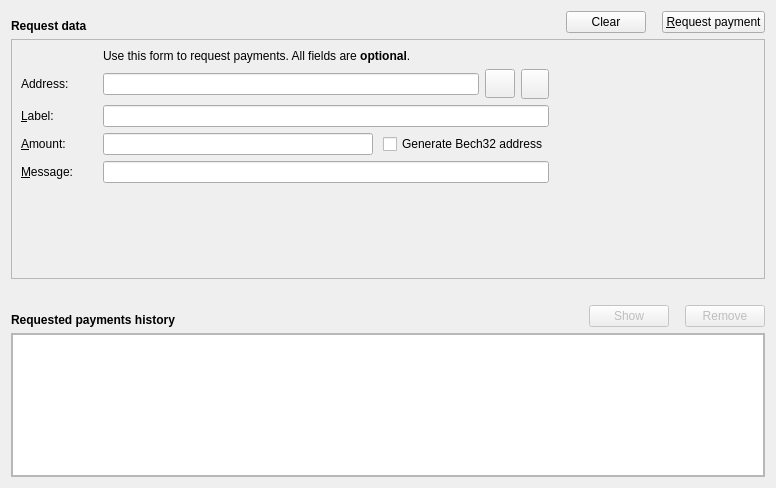
<?xml version="1.0" encoding="UTF-8"?>
<ui version="4.0">
 <class>ReceiveCoinsDialog</class>
 <widget class="QWidget" name="ReceiveCoinsDialog">
  <property name="geometry">
   <rect>
    <x>0</x>
    <y>0</y>
    <width>776</width>
    <height>488</height>
   </rect>
  </property>
  <layout class="QVBoxLayout" name="verticalLayout">
   <item>
    <layout class="QHBoxLayout" name="horizontalLayout">
     <item>
      <widget class="QLabel" name="label_7">
       <property name="font">
        <font>
         <weight>75</weight>
         <bold>true</bold>
        </font>
       </property>
       <property name="text">
        <string>Request data</string>
       </property>
       <property name="alignment">
        <set>Qt::AlignBottom|Qt::AlignLeading|Qt::AlignLeft</set>
       </property>
      </widget>
     </item>
     <item>
      <spacer name="horizontalSpacer_6">
       <property name="orientation">
        <enum>Qt::Horizontal</enum>
       </property>
       <property name="sizeType">
        <enum>QSizePolicy::Expanding</enum>
       </property>
       <property name="sizeHint" stdset="0">
        <size>
         <width>70</width>
         <height>20</height>
        </size>
       </property>
      </spacer>
     </item>
     <item>
      <widget class="QPushButton" name="clearButton">
       <property name="sizePolicy">
        <sizepolicy hsizetype="Minimum" vsizetype="Fixed">
         <horstretch>0</horstretch>
         <verstretch>0</verstretch>
        </sizepolicy>
       </property>
       <property name="toolTip">
        <string>Clear all fields of the form.</string>
       </property>
       <property name="text">
        <string>Clear</string>
       </property>
       <property name="icon">
        <iconset resource="../bitcoin.qrc">
         <normaloff>:/icons/remove</normaloff>:/icons/remove</iconset>
       </property>
       <property name="autoDefault">
        <bool>false</bool>
       </property>
      </widget>
     </item>
     <item>
      <spacer name="horizontalSpacer_5">
       <property name="orientation">
        <enum>Qt::Horizontal</enum>
       </property>
       <property name="sizeType">
        <enum>QSizePolicy::Fixed</enum>
       </property>
       <property name="sizeHint" stdset="0">
        <size>
         <width>10</width>
         <height>20</height>
        </size>
       </property>
      </spacer>
     </item>
     <item>
      <widget class="QPushButton" name="receiveButton">
       <property name="text">
        <string>&amp;Request payment</string>
       </property>
       <property name="icon">
        <iconset resource="../bitcoin.qrc">
         <normaloff>:/icons/request_payment</normaloff>:/icons/request_payment</iconset>
       </property>
      </widget>
     </item>
    </layout>
   </item>
   <item>
    <widget class="QFrame" name="frameRequest">
     <property name="sizePolicy">
      <sizepolicy hsizetype="Preferred" vsizetype="Fixed">
       <horstretch>0</horstretch>
       <verstretch>0</verstretch>
      </sizepolicy>
     </property>
     <property name="frameShape">
      <enum>QFrame::StyledPanel</enum>
     </property>
     <property name="frameShadow">
      <enum>QFrame::Sunken</enum>
     </property>
     <layout class="QHBoxLayout" name="horizontalLayout_4">
      <item>
       <layout class="QGridLayout" name="gridLayout">
        <property name="horizontalSpacing">
         <number>15</number>
        </property>
        <item row="4" column="0">
         <widget class="QLabel" name="label_2">
          <property name="toolTip">
           <string>An optional label to associate with the new receiving address.</string>
          </property>
          <property name="text">
           <string>&amp;Label:</string>
          </property>
          <property name="buddy">
           <cstring>reqLabel</cstring>
          </property>
         </widget>
        </item>
        <item row="6" column="0">
         <widget class="QLabel" name="label_3">
          <property name="toolTip">
           <string>An optional message to attach to the payment request, which will be displayed when the request is opened. Note: The message will not be sent with the payment over the HTMLCOIN network.</string>
          </property>
          <property name="text">
           <string>&amp;Message:</string>
          </property>
          <property name="buddy">
           <cstring>reqMessage</cstring>
          </property>
         </widget>
        </item>
        <item row="3" column="2">
         <layout class="QHBoxLayout" name="horizontalLayout_3">
          <property name="spacing">
           <number>6</number>
          </property>
          <item>
           <widget class="QLineEdit" name="leAddress"/>
          </item>
          <item>
           <widget class="QToolButton" name="copyAddressButton">
            <property name="text">
             <string/>
            </property>
            <property name="iconSize">
             <size>
              <width>22</width>
              <height>22</height>
             </size>
            </property>
           </widget>
          </item>
          <item>
           <widget class="QToolButton" name="refreshButton">
            <property name="minimumSize">
             <size>
              <width>28</width>
              <height>30</height>
             </size>
            </property>
            <property name="maximumSize">
             <size>
              <width>20</width>
              <height>30</height>
             </size>
            </property>
            <property name="text">
             <string/>
            </property>
           </widget>
          </item>
         </layout>
        </item>
        <item row="6" column="2">
         <widget class="QLineEdit" name="reqMessage">
          <property name="toolTip">
           <string>An optional message to attach to the payment request, which will be displayed when the request is opened. Note: The message will not be sent with the payment over the HTMLCOIN network.</string>
          </property>
         </widget>
        </item>
        <item row="2" column="2">
         <widget class="QLabel" name="label_5">
          <property name="text">
           <string>Use this form to request payments. All fields are &lt;b&gt;optional&lt;/b&gt;.</string>
          </property>
         </widget>
        </item>
        <item row="4" column="2">
         <widget class="QLineEdit" name="reqLabel">
          <property name="toolTip">
           <string>An optional label to associate with the new receiving address.</string>
          </property>
         </widget>
        </item>
        <item row="5" column="0">
         <widget class="QLabel" name="label">
          <property name="toolTip">
           <string>An optional amount to request. Leave this empty or zero to not request a specific amount.</string>
          </property>
          <property name="text">
           <string>&amp;Amount:</string>
          </property>
          <property name="buddy">
           <cstring>reqAmount</cstring>
          </property>
         </widget>
        </item>
        <item row="3" column="0">
         <widget class="QLabel" name="label_8">
          <property name="text">
           <string>Address:</string>
          </property>
         </widget>
        </item>
        <item row="5" column="2">
         <layout class="QHBoxLayout" name="horizontalLayout_5">
          <property name="spacing">
           <number>10</number>
          </property>
          <item>
           <widget class="BitcoinAmountField" name="reqAmount">
            <property name="sizePolicy">
             <sizepolicy hsizetype="Expanding" vsizetype="Fixed">
              <horstretch>0</horstretch>
              <verstretch>0</verstretch>
             </sizepolicy>
            </property>
            <property name="minimumSize">
             <size>
              <width>80</width>
              <height>0</height>
             </size>
            </property>
            <property name="toolTip">
             <string>An optional amount to request. Leave this empty or zero to not request a specific amount.</string>
            </property>
           </widget>
          </item>
          <item>
           <widget class="QCheckBox" name="useBech32">
            <property name="sizePolicy">
             <sizepolicy hsizetype="Fixed" vsizetype="Fixed">
              <horstretch>0</horstretch>
              <verstretch>0</verstretch>
             </sizepolicy>
            </property>
            <property name="maximumSize">
             <size>
              <width>1000</width>
              <height>16777215</height>
             </size>
            </property>
            <property name="focusPolicy">
             <enum>Qt::StrongFocus</enum>
            </property>
            <property name="toolTip">
             <string>Bech32 addresses (BIP-173) are cheaper to spend from and offer better protection against typos. When unchecked a P2SH wrapped SegWit address will be created, compatible with older wallets.</string>
            </property>
            <property name="text">
             <string>Generate Bech32 address</string>
            </property>
           </widget>
          </item>
         </layout>
        </item>
        <item row="7" column="0" colspan="3">
         <spacer name="verticalSpacer">
          <property name="orientation">
           <enum>Qt::Vertical</enum>
          </property>
          <property name="sizeHint" stdset="0">
           <size>
            <width>20</width>
            <height>0</height>
           </size>
          </property>
         </spacer>
        </item>
       </layout>
      </item>
      <item>
       <widget class="QRImageWidget" name="lblQRCode">
        <property name="minimumSize">
         <size>
          <width>200</width>
          <height>220</height>
         </size>
        </property>
        <property name="maximumSize">
         <size>
          <width>200</width>
          <height>220</height>
         </size>
        </property>
        <property name="text">
         <string/>
        </property>
        <property name="alignment">
         <set>Qt::AlignCenter</set>
        </property>
        <property name="wordWrap">
         <bool>true</bool>
        </property>
       </widget>
      </item>
     </layout>
    </widget>
   </item>
   <item>
    <spacer name="verticalSpacer_2">
     <property name="orientation">
      <enum>Qt::Vertical</enum>
     </property>
     <property name="sizeType">
      <enum>QSizePolicy::Fixed</enum>
     </property>
     <property name="sizeHint" stdset="0">
      <size>
       <width>10</width>
       <height>20</height>
      </size>
     </property>
    </spacer>
   </item>
   <item>
    <layout class="QHBoxLayout" name="horizontalLayout_2">
     <item>
      <widget class="QLabel" name="label_6">
       <property name="font">
        <font>
         <weight>75</weight>
         <bold>true</bold>
        </font>
       </property>
       <property name="text">
        <string>Requested payments history</string>
       </property>
       <property name="alignment">
        <set>Qt::AlignBottom|Qt::AlignLeading|Qt::AlignLeft</set>
       </property>
      </widget>
     </item>
     <item>
      <spacer name="horizontalSpacer_3">
       <property name="orientation">
        <enum>Qt::Horizontal</enum>
       </property>
       <property name="sizeType">
        <enum>QSizePolicy::Expanding</enum>
       </property>
       <property name="sizeHint" stdset="0">
        <size>
         <width>70</width>
         <height>20</height>
        </size>
       </property>
      </spacer>
     </item>
     <item>
      <widget class="QPushButton" name="showRequestButton">
       <property name="enabled">
        <bool>false</bool>
       </property>
       <property name="toolTip">
        <string>Show the selected request (does the same as double clicking an entry)</string>
       </property>
       <property name="text">
        <string>Show</string>
       </property>
       <property name="icon">
        <iconset resource="../bitcoin.qrc">
         <normaloff>:/icons/show</normaloff>:/icons/show</iconset>
       </property>
       <property name="iconSize">
        <size>
         <width>22</width>
         <height>16</height>
        </size>
       </property>
       <property name="autoDefault">
        <bool>false</bool>
       </property>
      </widget>
     </item>
     <item>
      <spacer name="horizontalSpacer_4">
       <property name="orientation">
        <enum>Qt::Horizontal</enum>
       </property>
       <property name="sizeType">
        <enum>QSizePolicy::Fixed</enum>
       </property>
       <property name="sizeHint" stdset="0">
        <size>
         <width>10</width>
         <height>20</height>
        </size>
       </property>
      </spacer>
     </item>
     <item>
      <widget class="QPushButton" name="removeRequestButton">
       <property name="enabled">
        <bool>false</bool>
       </property>
       <property name="toolTip">
        <string>Remove the selected entries from the list</string>
       </property>
       <property name="text">
        <string>Remove</string>
       </property>
       <property name="icon">
        <iconset resource="../bitcoin.qrc">
         <normaloff>:/icons/remove</normaloff>:/icons/remove</iconset>
       </property>
       <property name="autoDefault">
        <bool>false</bool>
       </property>
      </widget>
     </item>
    </layout>
   </item>
   <item>
    <widget class="QFrame" name="frame">
     <property name="sizePolicy">
      <sizepolicy hsizetype="Preferred" vsizetype="Expanding">
       <horstretch>0</horstretch>
       <verstretch>0</verstretch>
      </sizepolicy>
     </property>
     <property name="frameShape">
      <enum>QFrame::StyledPanel</enum>
     </property>
     <property name="frameShadow">
      <enum>QFrame::Raised</enum>
     </property>
     <layout class="QVBoxLayout" name="verticalLayout_2">
      <property name="spacing">
       <number>0</number>
      </property>
      <property name="leftMargin">
       <number>0</number>
      </property>
      <property name="topMargin">
       <number>0</number>
      </property>
      <property name="rightMargin">
       <number>0</number>
      </property>
      <property name="bottomMargin">
       <number>0</number>
      </property>
      <item>
       <widget class="QTableView" name="recentRequestsView">
        <property name="contextMenuPolicy">
         <enum>Qt::CustomContextMenu</enum>
        </property>
        <property name="tabKeyNavigation">
         <bool>false</bool>
        </property>
        <property name="sortingEnabled">
         <bool>true</bool>
        </property>
       </widget>
      </item>
     </layout>
    </widget>
   </item>
  </layout>
 </widget>
 <customwidgets>
  <customwidget>
   <class>BitcoinAmountField</class>
   <extends>QLineEdit</extends>
   <header>qt/bitcoinamountfield.h</header>
   <container>1</container>
  </customwidget>
  <customwidget>
   <class>QRImageWidget</class>
   <extends>QLabel</extends>
   <header>qt/receiverequestdialog.h</header>
  </customwidget>
 </customwidgets>
 <tabstops>
  <tabstop>recentRequestsView</tabstop>
  <tabstop>showRequestButton</tabstop>
  <tabstop>removeRequestButton</tabstop>
 </tabstops>
 <resources>
  <include location="../bitcoin.qrc"/>
 </resources>
 <connections/>
</ui>
